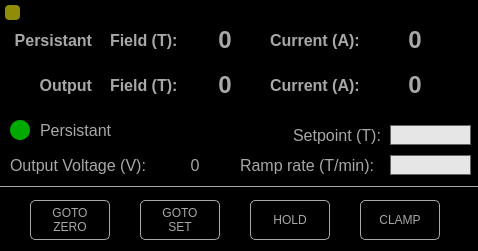
<?xml version="1.0" encoding="UTF-8"?>
<ui version="4.0">
 <class>MainWindow</class>
 <widget class="QMainWindow" name="MainWindow">
  <property name="geometry">
   <rect>
    <x>0</x>
    <y>0</y>
    <width>478</width>
    <height>251</height>
   </rect>
  </property>
  <property name="sizePolicy">
   <sizepolicy hsizetype="Fixed" vsizetype="Fixed">
    <horstretch>0</horstretch>
    <verstretch>0</verstretch>
   </sizepolicy>
  </property>
  <property name="minimumSize">
   <size>
    <width>400</width>
    <height>180</height>
   </size>
  </property>
  <property name="maximumSize">
   <size>
    <width>500</width>
    <height>300</height>
   </size>
  </property>
  <property name="windowTitle">
   <string>Magnetic Field Control Window</string>
  </property>
  <property name="windowIcon">
   <iconset resource="../Resources/nSOTScannerResources.qrc">
    <normaloff>:/nSOTScanner/Pictures/jj_schema.svg</normaloff>:/nSOTScanner/Pictures/jj_schema.svg</iconset>
  </property>
  <property name="styleSheet">
   <string notr="true"/>
  </property>
  <widget class="QWidget" name="centralwidget">
   <property name="sizePolicy">
    <sizepolicy hsizetype="Fixed" vsizetype="Fixed">
     <horstretch>0</horstretch>
     <verstretch>0</verstretch>
    </sizepolicy>
   </property>
   <property name="styleSheet">
    <string notr="true">#centralwidget{
background-color: rgb(0, 0, 0);
}


QLabel{
color:rgb(168,168,168)
}

QLineEdit{
border: 1px solid rgb(100,100,100);
background-color:rgb(230,230,230);
}

QTextEdit{
border: 1px solid black;
background-color: black;
color:rgb(168,168,168);
}

QRadioButton{
color:rgb(168,168,168)
}</string>
   </property>
   <widget class="QPushButton" name="push_Servers">
    <property name="geometry">
     <rect>
      <x>5</x>
      <y>5</y>
      <width>15</width>
      <height>15</height>
     </rect>
    </property>
    <property name="styleSheet">
     <string notr="true">#push_Servers{
background: rgb(144, 140, 9);
 border-radius: 4px;
}</string>
    </property>
    <property name="text">
     <string/>
    </property>
   </widget>
   <widget class="QLabel" name="label_field_static">
    <property name="geometry">
     <rect>
      <x>110</x>
      <y>70</y>
      <width>82</width>
      <height>30</height>
     </rect>
    </property>
    <property name="font">
     <font>
      <pointsize>12</pointsize>
      <weight>75</weight>
      <bold>true</bold>
     </font>
    </property>
    <property name="layoutDirection">
     <enum>Qt::LeftToRight</enum>
    </property>
    <property name="text">
     <string>Field (T):</string>
    </property>
   </widget>
   <widget class="Line" name="line">
    <property name="geometry">
     <rect>
      <x>0</x>
      <y>185</y>
      <width>500</width>
      <height>3</height>
     </rect>
    </property>
    <property name="styleSheet">
     <string notr="true">#line{
color:rgb(168,168,168)
}</string>
    </property>
    <property name="frameShadow">
     <enum>QFrame::Plain</enum>
    </property>
    <property name="orientation">
     <enum>Qt::Horizontal</enum>
    </property>
   </widget>
   <widget class="QLineEdit" name="lineEdit_setpoint">
    <property name="geometry">
     <rect>
      <x>390</x>
      <y>125</y>
      <width>81</width>
      <height>20</height>
     </rect>
    </property>
   </widget>
   <widget class="QLineEdit" name="lineEdit_ramprate">
    <property name="geometry">
     <rect>
      <x>390</x>
      <y>155</y>
      <width>81</width>
      <height>20</height>
     </rect>
    </property>
   </widget>
   <widget class="QPushButton" name="push_persistSwitch">
    <property name="geometry">
     <rect>
      <x>10</x>
      <y>120</y>
      <width>20</width>
      <height>20</height>
     </rect>
    </property>
    <property name="toolTip">
     <string>&lt;html&gt;&lt;head/&gt;&lt;body&gt;&lt;p&gt;Switch only works if the charging and persistant fields are the same. &lt;/p&gt;&lt;/body&gt;&lt;/html&gt;</string>
    </property>
    <property name="styleSheet">
     <string notr="true">#push_persistSwitch{
background: rgb(0, 170, 0);
 border-radius: 10px;
}</string>
    </property>
    <property name="text">
     <string/>
    </property>
   </widget>
   <widget class="QLabel" name="label_switchStatus">
    <property name="geometry">
     <rect>
      <x>40</x>
      <y>120</y>
      <width>151</width>
      <height>20</height>
     </rect>
    </property>
    <property name="font">
     <font>
      <pointsize>12</pointsize>
     </font>
    </property>
    <property name="text">
     <string>Persistant</string>
    </property>
   </widget>
   <widget class="QPushButton" name="push_GotoSet">
    <property name="geometry">
     <rect>
      <x>140</x>
      <y>200</y>
      <width>80</width>
      <height>40</height>
     </rect>
    </property>
    <property name="styleSheet">
     <string notr="true">QPushButton#push_GotoSet{
color: rgb(168,168,168);
background-color:rgb(0,0,0);
border: 1px solid rgb(168,168,168);
border-radius: 5px
}

QPushButton:pressed#push_GotoSet{
color: rgb(168,168,168);
background-color:rgb(95,107,166);
border: 1px solid rgb(168,168,168);
border-radius: 5px
}</string>
    </property>
    <property name="text">
     <string>GOTO
SET</string>
    </property>
   </widget>
   <widget class="QPushButton" name="push_GotoZero">
    <property name="geometry">
     <rect>
      <x>30</x>
      <y>200</y>
      <width>80</width>
      <height>40</height>
     </rect>
    </property>
    <property name="styleSheet">
     <string notr="true">QPushButton#push_GotoZero{
color: rgb(168,168,168);
background-color:rgb(0,0,0);
border: 1px solid rgb(168,168,168);
border-radius: 5px
}

QPushButton:pressed#push_GotoZero{
color: rgb(168,168,168);
background-color:rgb(95,107,166);
border: 1px solid rgb(168,168,168);
border-radius: 5px
}</string>
    </property>
    <property name="text">
     <string>GOTO
ZERO</string>
    </property>
   </widget>
   <widget class="QPushButton" name="push_hold">
    <property name="geometry">
     <rect>
      <x>250</x>
      <y>200</y>
      <width>80</width>
      <height>40</height>
     </rect>
    </property>
    <property name="styleSheet">
     <string notr="true">QPushButton#push_hold{
color: rgb(168,168,168);
background-color:rgb(0,0,0);
border: 1px solid rgb(168,168,168);
border-radius: 5px
}

QPushButton:pressed#push_hold{
color: rgb(168,168,168);
background-color:rgb(95,107,166);
border: 1px solid rgb(168,168,168);
border-radius: 5px
}</string>
    </property>
    <property name="text">
     <string>HOLD</string>
    </property>
   </widget>
   <widget class="QPushButton" name="push_clamp">
    <property name="geometry">
     <rect>
      <x>360</x>
      <y>200</y>
      <width>80</width>
      <height>40</height>
     </rect>
    </property>
    <property name="styleSheet">
     <string notr="true">QPushButton#push_clamp{
color: rgb(168,168,168);
background-color:rgb(0,0,0);
border: 1px solid rgb(168,168,168);
border-radius: 5px
}

QPushButton:pressed#push_clamp{
color: rgb(168,168,168);
background-color:rgb(95,107,166);
border: 1px solid rgb(168,168,168);
border-radius: 5px
}</string>
    </property>
    <property name="text">
     <string>CLAMP</string>
    </property>
   </widget>
   <widget class="QLabel" name="label_fieldval">
    <property name="geometry">
     <rect>
      <x>180</x>
      <y>70</y>
      <width>90</width>
      <height>30</height>
     </rect>
    </property>
    <property name="font">
     <font>
      <pointsize>18</pointsize>
      <weight>75</weight>
      <bold>true</bold>
     </font>
    </property>
    <property name="layoutDirection">
     <enum>Qt::LeftToRight</enum>
    </property>
    <property name="text">
     <string>0</string>
    </property>
    <property name="alignment">
     <set>Qt::AlignCenter</set>
    </property>
   </widget>
   <widget class="QLabel" name="label_current_static">
    <property name="geometry">
     <rect>
      <x>270</x>
      <y>70</y>
      <width>101</width>
      <height>30</height>
     </rect>
    </property>
    <property name="font">
     <font>
      <pointsize>12</pointsize>
      <weight>75</weight>
      <bold>true</bold>
     </font>
    </property>
    <property name="layoutDirection">
     <enum>Qt::LeftToRight</enum>
    </property>
    <property name="text">
     <string>Current (A):</string>
    </property>
   </widget>
   <widget class="QLabel" name="label_currentval">
    <property name="geometry">
     <rect>
      <x>370</x>
      <y>70</y>
      <width>90</width>
      <height>30</height>
     </rect>
    </property>
    <property name="font">
     <font>
      <pointsize>18</pointsize>
      <weight>75</weight>
      <bold>true</bold>
     </font>
    </property>
    <property name="layoutDirection">
     <enum>Qt::LeftToRight</enum>
    </property>
    <property name="text">
     <string>0</string>
    </property>
    <property name="alignment">
     <set>Qt::AlignCenter</set>
    </property>
   </widget>
   <widget class="QLabel" name="label_output_voltage_static">
    <property name="geometry">
     <rect>
      <x>10</x>
      <y>150</y>
      <width>161</width>
      <height>30</height>
     </rect>
    </property>
    <property name="font">
     <font>
      <pointsize>12</pointsize>
      <weight>50</weight>
      <bold>false</bold>
     </font>
    </property>
    <property name="layoutDirection">
     <enum>Qt::LeftToRight</enum>
    </property>
    <property name="text">
     <string>Output Voltage (V):</string>
    </property>
   </widget>
   <widget class="QLabel" name="label_outputvoltage">
    <property name="geometry">
     <rect>
      <x>150</x>
      <y>150</y>
      <width>90</width>
      <height>30</height>
     </rect>
    </property>
    <property name="font">
     <font>
      <pointsize>12</pointsize>
      <weight>50</weight>
      <bold>false</bold>
     </font>
    </property>
    <property name="layoutDirection">
     <enum>Qt::LeftToRight</enum>
    </property>
    <property name="text">
     <string>0</string>
    </property>
    <property name="alignment">
     <set>Qt::AlignCenter</set>
    </property>
   </widget>
   <widget class="QLabel" name="label_setpoint_static">
    <property name="geometry">
     <rect>
      <x>240</x>
      <y>120</y>
      <width>141</width>
      <height>30</height>
     </rect>
    </property>
    <property name="font">
     <font>
      <pointsize>12</pointsize>
      <weight>50</weight>
      <bold>false</bold>
     </font>
    </property>
    <property name="layoutDirection">
     <enum>Qt::LeftToRight</enum>
    </property>
    <property name="text">
     <string>Setpoint (T):</string>
    </property>
    <property name="alignment">
     <set>Qt::AlignRight|Qt::AlignTrailing|Qt::AlignVCenter</set>
    </property>
   </widget>
   <widget class="QLabel" name="label_ramprate_static">
    <property name="geometry">
     <rect>
      <x>240</x>
      <y>150</y>
      <width>141</width>
      <height>30</height>
     </rect>
    </property>
    <property name="font">
     <font>
      <pointsize>12</pointsize>
      <weight>50</weight>
      <bold>false</bold>
     </font>
    </property>
    <property name="layoutDirection">
     <enum>Qt::LeftToRight</enum>
    </property>
    <property name="text">
     <string>Ramp rate (T/min):</string>
    </property>
   </widget>
   <widget class="QLabel" name="label_persist_field_static">
    <property name="geometry">
     <rect>
      <x>110</x>
      <y>25</y>
      <width>82</width>
      <height>30</height>
     </rect>
    </property>
    <property name="font">
     <font>
      <pointsize>12</pointsize>
      <weight>75</weight>
      <bold>true</bold>
     </font>
    </property>
    <property name="layoutDirection">
     <enum>Qt::LeftToRight</enum>
    </property>
    <property name="text">
     <string>Field (T):</string>
    </property>
   </widget>
   <widget class="QLabel" name="label_persist">
    <property name="geometry">
     <rect>
      <x>10</x>
      <y>25</y>
      <width>82</width>
      <height>30</height>
     </rect>
    </property>
    <property name="font">
     <font>
      <pointsize>12</pointsize>
      <weight>75</weight>
      <bold>true</bold>
     </font>
    </property>
    <property name="layoutDirection">
     <enum>Qt::LeftToRight</enum>
    </property>
    <property name="text">
     <string>Persistant</string>
    </property>
    <property name="alignment">
     <set>Qt::AlignRight|Qt::AlignTrailing|Qt::AlignVCenter</set>
    </property>
   </widget>
   <widget class="QLabel" name="label_persist_2">
    <property name="geometry">
     <rect>
      <x>10</x>
      <y>70</y>
      <width>82</width>
      <height>30</height>
     </rect>
    </property>
    <property name="font">
     <font>
      <pointsize>12</pointsize>
      <weight>75</weight>
      <bold>true</bold>
     </font>
    </property>
    <property name="layoutDirection">
     <enum>Qt::LeftToRight</enum>
    </property>
    <property name="text">
     <string>Output</string>
    </property>
    <property name="alignment">
     <set>Qt::AlignRight|Qt::AlignTrailing|Qt::AlignVCenter</set>
    </property>
   </widget>
   <widget class="QLabel" name="label_persist_current_static">
    <property name="geometry">
     <rect>
      <x>270</x>
      <y>25</y>
      <width>101</width>
      <height>30</height>
     </rect>
    </property>
    <property name="font">
     <font>
      <pointsize>12</pointsize>
      <weight>75</weight>
      <bold>true</bold>
     </font>
    </property>
    <property name="layoutDirection">
     <enum>Qt::LeftToRight</enum>
    </property>
    <property name="text">
     <string>Current (A):</string>
    </property>
   </widget>
   <widget class="QLabel" name="label_persist_fieldval">
    <property name="geometry">
     <rect>
      <x>180</x>
      <y>25</y>
      <width>90</width>
      <height>30</height>
     </rect>
    </property>
    <property name="font">
     <font>
      <pointsize>18</pointsize>
      <weight>75</weight>
      <bold>true</bold>
     </font>
    </property>
    <property name="layoutDirection">
     <enum>Qt::LeftToRight</enum>
    </property>
    <property name="text">
     <string>0</string>
    </property>
    <property name="alignment">
     <set>Qt::AlignCenter</set>
    </property>
   </widget>
   <widget class="QLabel" name="label_persist_currentval">
    <property name="geometry">
     <rect>
      <x>370</x>
      <y>25</y>
      <width>90</width>
      <height>30</height>
     </rect>
    </property>
    <property name="font">
     <font>
      <pointsize>18</pointsize>
      <weight>75</weight>
      <bold>true</bold>
     </font>
    </property>
    <property name="layoutDirection">
     <enum>Qt::LeftToRight</enum>
    </property>
    <property name="text">
     <string>0</string>
    </property>
    <property name="alignment">
     <set>Qt::AlignCenter</set>
    </property>
   </widget>
   <zorder>push_Servers</zorder>
   <zorder>label_field_static</zorder>
   <zorder>line</zorder>
   <zorder>lineEdit_setpoint</zorder>
   <zorder>lineEdit_ramprate</zorder>
   <zorder>push_persistSwitch</zorder>
   <zorder>label_switchStatus</zorder>
   <zorder>push_GotoSet</zorder>
   <zorder>push_GotoZero</zorder>
   <zorder>push_clamp</zorder>
   <zorder>label_fieldval</zorder>
   <zorder>label_current_static</zorder>
   <zorder>label_currentval</zorder>
   <zorder>label_output_voltage_static</zorder>
   <zorder>label_outputvoltage</zorder>
   <zorder>label_setpoint_static</zorder>
   <zorder>label_ramprate_static</zorder>
   <zorder>push_hold</zorder>
   <zorder>label_persist_field_static</zorder>
   <zorder>label_persist</zorder>
   <zorder>label_persist_2</zorder>
   <zorder>label_persist_current_static</zorder>
   <zorder>label_persist_fieldval</zorder>
   <zorder>label_persist_currentval</zorder>
  </widget>
 </widget>
 <resources>
  <include location="../Resources/nSOTScannerResources.qrc"/>
 </resources>
 <connections/>
</ui>
